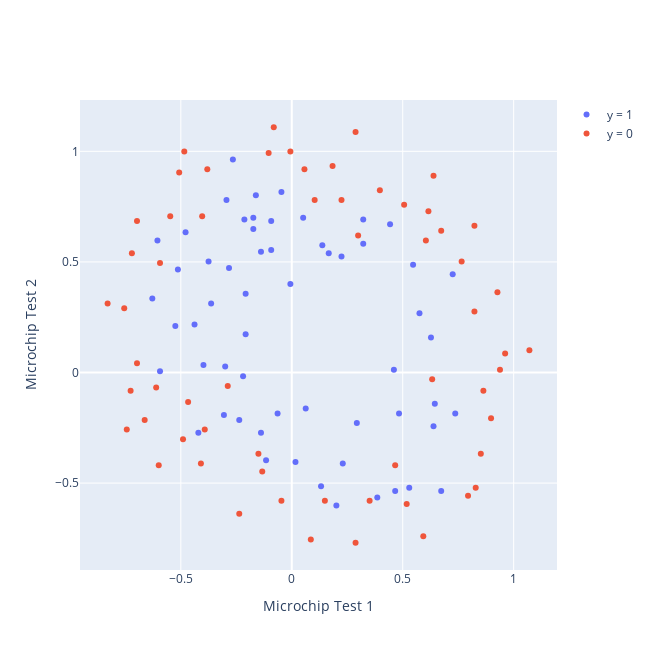

The notebook cell saved with this chart:
### Code cell
fig_plotly = go.Figure()

layout = go.Layout( autosize=False,
                    width=650,
                    height=650,
                    xaxis = dict( title_text = "Microchip Test 1"),
                    yaxis = dict( title_text = "Microchip Test 2") )

fig_plotly.layout = layout
fig_plotly.add_trace( trace_positive )
fig_plotly.add_trace( trace_negative )
